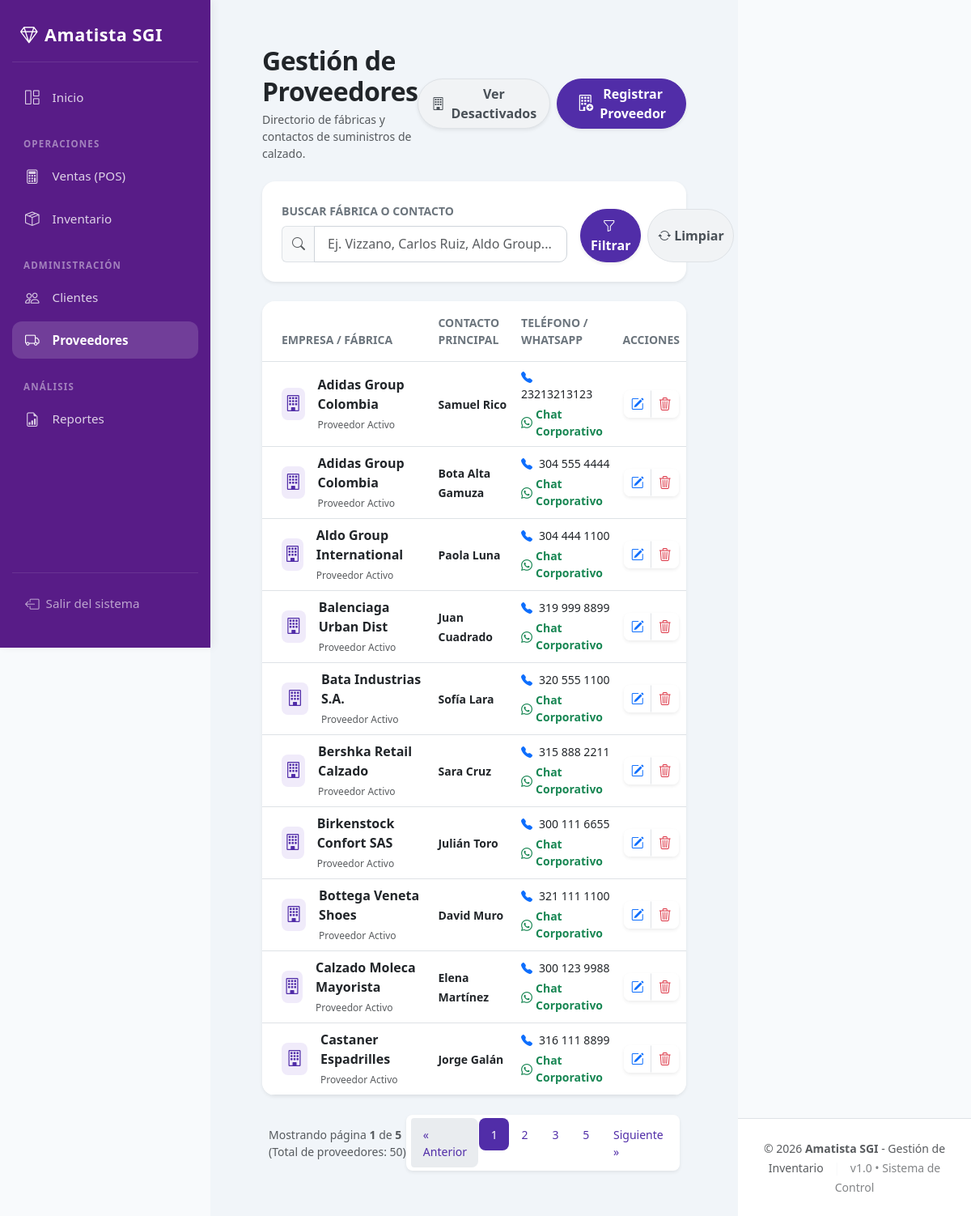
Page /modulos/proveedores/listar.php (signed in) on the committed database.
### tables this page shows
CREATE TABLE `proveedores` (
  `id` int NOT NULL AUTO_INCREMENT,
  `nombre` varchar(100) DEFAULT NULL,
  `telefono` varchar(20) DEFAULT NULL,
  `empresa` varchar(100) DEFAULT NULL,
  `estado` tinyint NOT NULL DEFAULT '1',
  `eliminado_por` int DEFAULT NULL,
  `eliminado_en` datetime DEFAULT NULL,
  `motivo_eliminacion` varchar(255) DEFAULT NULL,
  PRIMARY KEY (`id`),
  KEY `fk_proveedores_eliminado_por` (`eliminado_por`),
  CONSTRAINT `fk_proveedores_eliminado_por` FOREIGN KEY (`eliminado_por`) REFERENCES `usuarios` (`id`)
);

### modulos/proveedores/listar.php (the view, shortened to what this page needs)
<?php
include("../../conexion.php");
include("../../includes/header.php");
$por_pagina = 10;
$pagina_actual = isset($_GET['pagina']) ? (int)$_GET['pagina'] : 1;
$offset = ($pagina_actual - 1) * $por_pagina;
$busqueda = $_GET['busqueda'] ?? '';
$filtro_estado = $_GET['filtro_estado'] ?? '';
$condicion_estado = ($filtro_estado === 'inactivo') ? ' AND p.estado = 0' : ' AND p.estado = 1';
$query_conteo = "SELECT COUNT(*) as total_registros FROM proveedores p WHERE 1=1" . $condicion_estado;
$stmt_conteo = mysqli_prepare($conexion, $query_conteo);
mysqli_stmt_execute($stmt_conteo);
$fila_conteo = mysqli_fetch_assoc(mysqli_stmt_get_result($stmt_conteo));
$total_registros = $fila_conteo['total_registros'];
$total_paginas = ceil($total_registros / $por_pagina);
$query = "SELECT p.*, u.nombre as eliminado_por_nombre FROM proveedores p LEFT JOIN usuarios u ON p.eliminado_por = u.id WHERE 1=1" . $condicion_estado;
$query .= " ORDER BY p.empresa ASC LIMIT $por_pagina OFFSET $offset";
$stmt = mysqli_prepare($conexion, $query);
mysqli_stmt_execute($stmt);
$proveedores = mysqli_stmt_get_result($stmt);
$params_busqueda = "";
?>
<div class="container-fluid px-4 py-3">
    <div class="d-flex justify-content-between align-items-center mb-4">
        <div>
            <h2 class="fw-bold mb-1 text-dark" style="letter-spacing: -0.5px;">Gestión de Proveedores</h2>
            <p class="text-muted small mb-0">Directorio de fábricas y contactos de suministros de calzado.</p>
        </div>
        <div class="d-flex gap-2">
            <?php if ($filtro_estado === 'inactivo'): ?>
                <a href="listar.php" class="btn btn-amatista-secondary rounded-pill px-3 shadow-sm d-flex align-items-center">
                    <i class="bi bi-arrow-repeat me-2"></i> Ver Activos
                </a>
            <?php else: ?>
                <a href="listar.php?filtro_estado=inactivo" class="btn btn-amatista-secondary rounded-pill px-3 shadow-sm d-flex align-items-center">
                    <i class="bi bi-building me-2"></i> Ver Desactivados
                </a>
            <?php endif; ?>
            <a href="agregar.php" class="btn btn-amatista-primary rounded-pill px-4 shadow-sm d-flex align-items-center">
                <i class="bi bi-building-add me-2 fs-5"></i> Registrar Proveedor
            </a>
        </div>
    </div>
    <div class="card card-custom shadow-sm mb-4">
        <div class="card-body p-4">
            <form method="GET" action="listar.php">
                <div class="row g-3 align-items-end">
                    <div class="col-md-9">
                        <label class="form-label small fw-semibold text-secondary text-uppercase">Buscar Fábrica o Contacto</label>
                        <div class="input-group">
                            <span class="input-group-text bg-light border-end-0 border text-muted"><i class="bi bi-search"></i></span>
                            <input type="text" name="busqueda" class="form-control form-control-custom" style="border-radius: 0 10px 10px 0 !important;"
                                   placeholder="Ej. Vizzano, Carlos Ruiz, Aldo Group..." value="<?php echo htmlspecialchars($busqueda); ?>">
                        </div>
                    </div>
                    <div class="col-md-3 d-flex gap-2">
                        <button type="submit" class="btn btn-amatista-primary w-100 rounded-pill py-2 shadow-sm">
                            <i class="bi bi-funnel me-1"></i> Filtrar
                        </button>
                        <a href="listar.php" class="btn btn-amatista-secondary w-100 rounded-pill py-2 d-flex align-items-center justify-content-center">
                            <i class="bi bi-arrow-repeat me-1"></i> Limpiar
                        </a>
                    </div>
                </div>
            </form>
        </div>
    </div>
    <div class="card card-custom shadow-sm overflow-hidden mb-4">
        <div class="table-responsive">
            <table class="table align-middle mb-0 table-hover">
                <thead>
                    <tr class="table-custom-header border-bottom">
                        <th class="ps-4 py-3 border-0 small text-uppercase text-secondary">Empresa / Fábrica</th>
                        <th class="py-3 border-0 small text-uppercase text-secondary">Contacto Principal</th>
                        <th class="py-3 border-0 small text-uppercase text-secondary">Teléfono / WhatsApp</th>
                        <th class="text-center py-3 border-0 small text-uppercase text-secondary">Acciones</th>
                    </tr>
                </thead>
                <tbody>
                    <?php if (mysqli_num_rows($proveedores) > 0) { ?>
                        <?php while($p = mysqli_fetch_array($proveedores)){
                            $tel_limpio = str_replace([' ', '-', '.'], '', $p['telefono']);
                        ?>
                        <tr class="border-bottom">
                            <td class="ps-4">
                                <div class="d-flex align-items-center">
                                    <div class="rounded-3 d-flex align-items-center justify-content-center me-3" style="width: 40px; height: 40px; background-color: #f0ebfa !important; color: var(--primary-color) !important;">
                                        <i class="bi bi-building fs-5"></i>
                                    </div>
                                    <div>
                                        <span class="fw-bold text-dark d-block"><?php echo htmlspecialchars($p['empresa']); ?></span>
                                        <span class="text-muted col-auto" style="font-size:0.75rem;">Proveedor Activo</span>
                                    </div>
                                </div>
                            </td>
                            <td>
                                <span class="text-dark fw-semibold small"><?php echo htmlspecialchars($p['nombre']); ?></span>
                            </td>
                            <td>
                                <div class="d-flex flex-column">
                                    <a href="tel:<?php echo htmlspecialchars($tel_limpio); ?>" class="text-decoration-none text-dark mb-1 small fw-medium">
                                        <i class="bi bi-telephone-fill text-primary me-2"></i><?php echo htmlspecialchars($p['telefono']); ?>
                                    </a>
                                    <a href="https://wa.me/57<?php echo htmlspecialchars($tel_limpio); ?>" target="_blank" class="text-success text-decoration-none small fw-bold d-flex align-items-center">
                                        <i class="bi bi-whatsapp me-1"></i> Chat Corporativo
                                    </a>
                                </div>
                            </td>
                            <td class="text-center">
                                <div class="btn-group shadow-sm rounded-3 overflow-hidden">
                                    <a href="editar.php?id=<?php echo $p['id']; ?>" class="btn btn-sm btn-white bg-white border-end" title="Editar Proveedor">
                                        <i class="bi bi-pencil-square text-primary fs-6"></i>
                                    </a>
                                    <?php if($p['estado'] == 0): ?>
                                        <form method="POST" action="reactivar.php" class="d-inline">
                                            <input type="hidden" name="csrf_token" value="<?php echo csrf_token(); ?>">
                                            <input type="hidden" name="id" value="<?php echo $p['id']; ?>">
                                            <button type="submit" class="btn btn-sm btn-white bg-white" title="Reactivar Proveedor">
                                                <i class="bi bi-arrow-counterclockwise text-success fs-6"></i>
                                            </button>
                                        </form>
                                    <?php else: ?>
                                        <form method="POST" action="eliminar.php" class="d-inline" onsubmit="var m=prompt('Motivo de la desactivación (obligatorio):'); if(!m || !m.trim()){ alert('Debe indicar el motivo.'); return false; } this.motivo.value=m.trim();">
                                            <button type="submit" class="btn btn-sm btn-white bg-white" title="Desactivar Proveedor">
                                                <i class="bi bi-trash3 text-danger fs-6"></i>
                                            </button>
                                        </form>
                                    <?php endif; ?>
                                </div>
                            </td>
                        </tr>
                        <?php } ?>
                    <?php } ?>
                </tbody>
            </table>
        </div>
    </div>
    <?php if($total_paginas > 1): ?>
        <div class="d-flex justify-content-between align-items-center px-2">
            <div class="text-muted small">
                Mostrando página <strong><?php echo $pagina_actual; ?></strong> de <strong><?php echo $total_paginas; ?></strong> (Total de proveedores: <?php echo $total_registros; ?>)
            </div>
            <nav aria-label="Navegación de proveedores">
                <ul class="pagination pagination-sm mb-0 shadow-sm rounded-3 bg-white p-1">
                    <li class="page-item <?php echo ($pagina_actual <= 1) ? 'disabled' : ''; ?>">
                        <a class="page-link" href="?pagina=<?php echo $pagina_actual - 1 . $params_busqueda; ?>" aria-label="Previous">
                            <span aria-hidden="true">&laquo; Anterior</span>
                        </a>
                    </li>
                    <?php
                    $rango = 2;
                    for($i = 1; $i <= $total_paginas; $i++):
                        if ($i == 1 || $i == $total_paginas || ($i >= $pagina_actual - $rango && $i <= $pagina_actual + $rango)):
                    ?>
                        <li class="page-item <?php echo ($pagina_actual == $i) ? 'active' : ''; ?>">
                            <a class="page-link" href="?pagina=<?php echo $i . $params_busqueda; ?>"><?php echo $i; ?></a>
                        </li>
                    <?php
                        endif;
                    endfor;
                    ?>
                    <li class="page-item <?php echo ($pagina_actual >= $total_paginas) ? 'disabled' : ''; ?>">
                        <a class="page-link" href="?pagina=<?php echo $pagina_actual + 1 . $params_busqueda; ?>" aria-label="Next">
                            <span aria-hidden="true">Siguiente &raquo;</span>
                        </a>
                    </li>
                </ul>
            </nav>
        </div>
    <?php endif; ?>
</div>
<?php include("../../includes/footer.php"); ?>

### includes/header.php (style rules this page uses)
:root { --sidebar-width: 260px; --amatista-primary: #581c87; --amatista-hover: rgba(255, 255, 255, 0.08); --amatista-active: rgba(255, 255, 255, 0.15); }
body { background-color: #f8fafc; margin: 0; display: flex; min-height: 100vh; font-family: 'Segoe UI', system-ui, -apple-system, sans-serif; }

### modulos/proveedores/listar.php (style rules this page uses)
:root { --primary-color: #512da8; --primary-hover: #432293; --bg-light-gray: #f8f9fa; --border-radius-card: 16px; }
.btn-amatista-primary { background-color: var(--primary-color) !important; border-color: var(--primary-color) !important; color: #ffffff !important; font-weight: 600; transition: all 0.2s ease; }
.btn-amatista-secondary { background-color: #f1f3f5 !important; border: 1px solid #dee2e6 !important; color: #495057 !important; font-weight: 600; }
.card-custom { border-radius: var(--border-radius-card) !important; border: none !important; background-color: #ffffff; }
.form-control-custom { border-radius: 10px !important; border: 1px solid #ced4da !important; padding: 0.6rem 1rem; }
.table-custom-header { background-color: #f8f9fa !important; color: #495057; font-weight: 600; }
.pagination .page-link { color: var(--primary-color); border: none; padding: 0.6rem 0.9rem; margin: 0 2px; border-radius: 8px; }
.pagination .page-item.active .page-link { background-color: var(--primary-color) !important; color: #fff !important; }

### rows in the picture
proveedores: empresa "Adidas Group Colombia", nombre "Samuel Rico", telefono "23213213123"
proveedores: empresa "Adidas Group Colombia", nombre "Bota Alta Gamuza", telefono "304 555 4444"
proveedores: empresa "Aldo Group International", nombre "Paola Luna", telefono "304 444 1100"
proveedores: empresa "Balenciaga Urban Dist", nombre "Juan Cuadrado", telefono "319 999 8899"
proveedores: empresa "Bata Industrias S.A.", nombre "Sofía Lara", telefono "320 555 1100"
proveedores: empresa "Bershka Retail Calzado", nombre "Sara Cruz", telefono "315 888 2211"
proveedores: empresa "Birkenstock Confort SAS", nombre "Julián Toro", telefono "300 111 6655"
proveedores: empresa "Bottega Veneta Shoes", nombre "David Muro", telefono "321 111 1100"
proveedores: empresa "Calzado Moleca Mayorista", nombre "Elena Martínez", telefono "300 123 9988"
proveedores: empresa "Castaner Espadrilles", nombre "Jorge Galán", telefono "316 111 8899"

### other values in the picture
$pagina_actual "1"
$total_paginas "5"
$total_registros "50"
